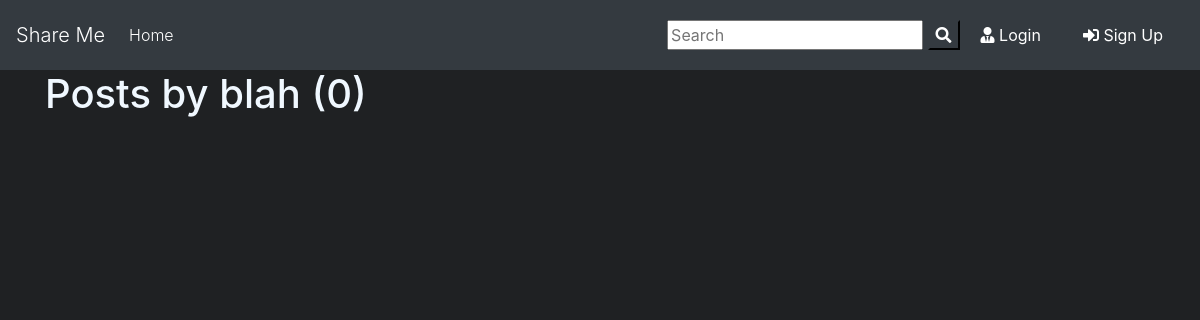
Page /user/blah on the earlier database version.
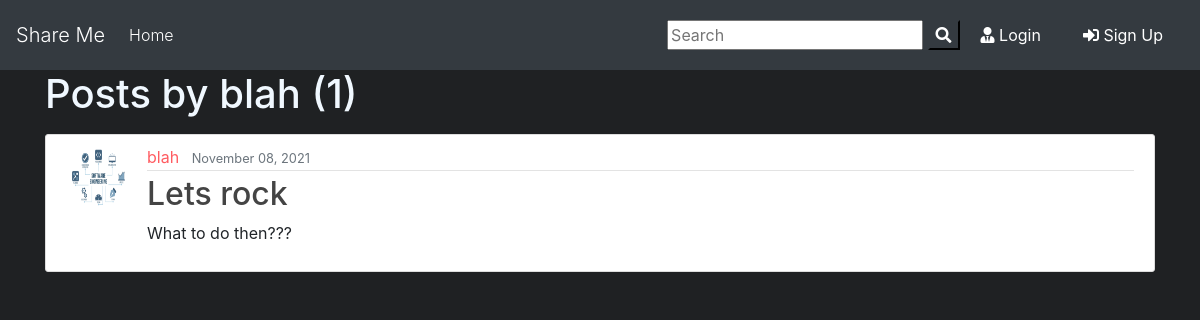
Same page on the later database version.
### files_share/models.py (models this page shows, shortened)
class Post(models.Model):
	title = models.CharField(max_length=100)
	file = models.FileField(null=True,blank=True,upload_to='Files')
	content = models.TextField()
	date_posted = models.DateTimeField(default=timezone.now)
	author = models.ForeignKey(User, on_delete=models.CASCADE)

### users/models.py (models this page shows, shortened)
class Profile(models.Model):
    user = models.OneToOneField(User, on_delete=models.CASCADE)
    image = models.ImageField(default='default.png', upload_to='profile_pics')

### files_share/views.py (the view)
# urls.py: path('user/<str:username>', UserPostListView.as_view(), name='user-posts'),
class UserPostListView(ListView):
    model = Post
    template_name = 'blog/user_posts.html'  # <app>/<model>_<viewtype>.html
    context_object_name = 'posts'
    paginate_by = 2
    def get_queryset(self):
        user = get_object_or_404(User, username=self.kwargs.get('username'))
        return Post.objects.filter(author=user).order_by('-date_posted')

### files_share/templates/blog/user_posts.html (shortened to what this page needs)
{% extends "blog/base.html" %}
{% block content %}
    <h1 style="color:aliceblue" class="mb-3">Posts by {{ view.kwargs.username }} ({{ page_obj.paginator.count }})</h1>
    {% for post in posts %}
        <article class="media content-section">
          <img class="rounded-circle article-img" src="{{ post.author.profile.image.url }}">
          <div class="media-body">
            <div class="article-metadata">
              <a class="mr-2" style="color:hsl(358, 100%, 68%)" href="{% url 'user-posts' post.author.username %}">{{ post.author }}</a>
              <small class="text-muted">{{ post.date_posted|date:"F d, Y" }}</small>
            </div>
            <h2><a class="article-title" href="{% url 'post-detail' post.id %}">{{ post.title }}</a></h2>
            <p class="article-content">{{ post.content }}</p>
          </div>
        </article>
    {% endfor %}
{% endblock content %}

Differences in the rows shown:
added Post: author.profile.image (placeholder picture), author "blah", date_posted "November 08, 2021", title "Lets rock", content "What to do then???"
Other differences:
{{ page_obj.paginator.count }}: "0" → "1"
